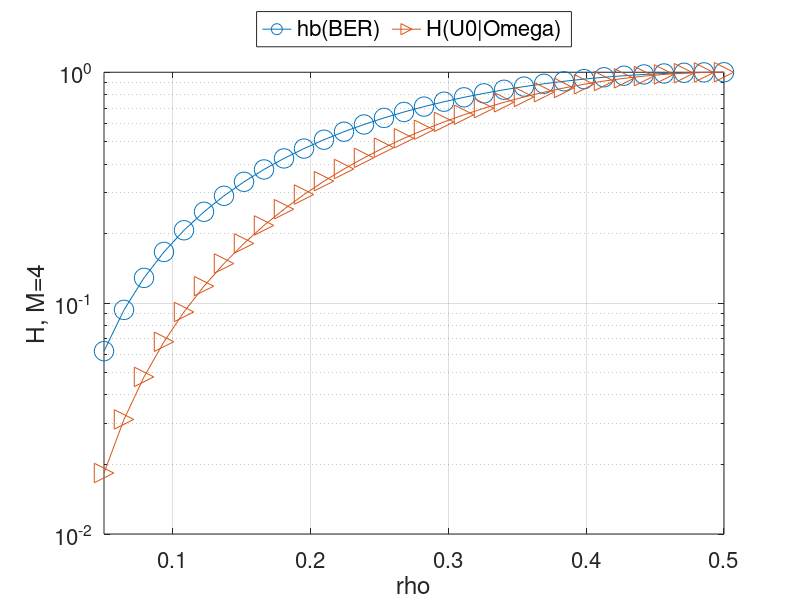

The MATLAB script that drew this image:
U=[6.195311e-02	9.345906e-02	1.286197e-01	1.666299e-01	2.068267e-01	2.486486e-01	2.916116e-01	3.352917e-01	3.793141e-01	4.233442e-01	4.670819e-01	5.102563e-01	5.526222e-01	5.939567e-01	6.340573e-01	6.727393e-01	7.098345e-01	7.451899e-01	7.786660e-01	8.101364e-01	8.394867e-01	8.666137e-01	8.914251e-01	9.138383e-01	9.337810e-01	9.511899e-01	9.660108e-01	9.781982e-01	9.877152e-01	9.945334e-01	9.986323e-01	1.000000e+00	];
V=[1.837447e-02	3.135435e-02	4.791398e-02	6.801382e-02	9.156303e-02	1.184271e-01	1.484336e-01	1.813765e-01	2.170203e-01	2.551030e-01	2.953388e-01	3.374206e-01	3.810224e-01	4.258013e-01	4.713992e-01	5.174453e-01	5.635570e-01	6.093432e-01	6.544053e-01	6.983400e-01	7.407418e-01	7.812058e-01	8.193318e-01	8.547278e-01	8.870155e-01	9.158357e-01	9.408551e-01	9.617733e-01	9.783307e-01	9.903154e-01	9.975707e-01	1.000000e+00	];
X=[5.000000e-02	6.451613e-02	7.903226e-02	9.354839e-02	1.080645e-01	1.225806e-01	1.370968e-01	1.516129e-01	1.661290e-01	1.806452e-01	1.951613e-01	2.096774e-01	2.241935e-01	2.387097e-01	2.532258e-01	2.677419e-01	2.822581e-01	2.967742e-01	3.112903e-01	3.258064e-01	3.403226e-01	3.548387e-01	3.693548e-01	3.838710e-01	3.983871e-01	4.129032e-01	4.274194e-01	4.419355e-01	4.564516e-01	4.709677e-01	4.854839e-01	5.000000e-01	];
h=figure(1);
hp=semilogy(X,U,'o-',X,V,'>-');
set(hp,'markersize',14);
grid on;
hx=xlabel('rho');
hy=ylabel('H, M=4');
xlim([min(X),max(X)]);
hl = legend('hb(BER)','H(U0|Omega)');
legend (hl, 'location', 'northoutside', 'orientation', 'horizontal');
ha = gca(); 
FONTSIZE=16;
set(hx,'fontsize',FONTSIZE);
set(hy,'fontsize',FONTSIZE);
set(ha,'fontsize',FONTSIZE);
set(hl,'fontsize',FONTSIZE);
refresh();
saveas (h,'outdata/M004_hbceo.eps');


